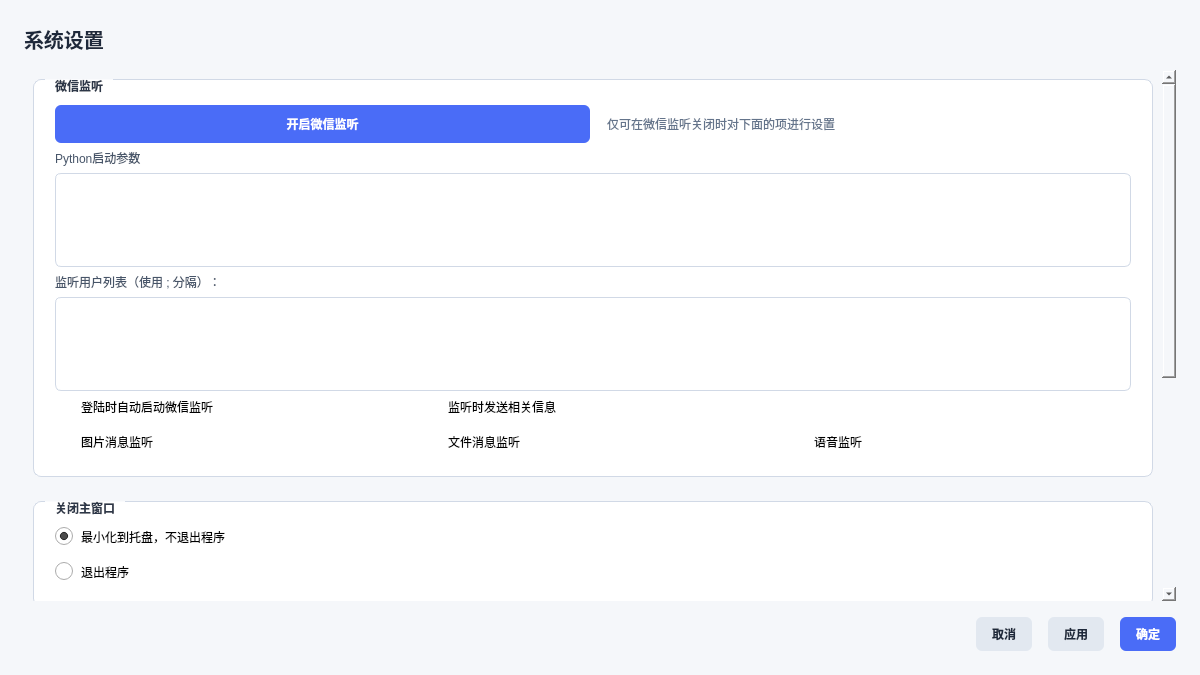
<?xml version="1.0" encoding="UTF-8"?>
<ui version="4.0">
 <class>Settings</class>
 <widget class="QWidget" name="Settings">
  <property name="geometry">
   <rect>
    <x>0</x>
    <y>0</y>
    <width>1200</width>
    <height>675</height>
   </rect>
  </property>
  <property name="minimumSize">
   <size>
    <width>900</width>
    <height>600</height>
   </size>
  </property>
  <property name="windowTitle">
   <string>系统设置</string>
  </property>
  <property name="styleSheet">
   <string notr="true">QWidget {
    background-color: #f5f7fa;
    font-family: 'Segoe UI', 'Microsoft YaHei', sans-serif;
}
QGroupBox {
    border: 1px solid #d1d9e6;
    border-radius: 8px;
    margin-top: 1.5em;
    padding: 16px 12px;
    font-weight: 600;
    color: #2d3748;
    background-color: white;
}
QGroupBox::title {
    subcontrol-origin: margin;
    subcontrol-position: top left;
    left: 12px;
    padding: 0 8px;
}
QPushButton {
    background-color: #4a6cf7;
    color: white;
    border-radius: 6px;
    padding: 8px 16px;
    border: none;
    font-weight: 500;
}
QPushButton:hover {
    background-color: #3a5aeb;
}
QPushButton#pushButton_5 {
    background-color: #e2e8f0;
    color: #1e293b;
}
QPushButton#pushButton_5:hover {
    background-color: #cbd5e1;
}
QPushButton#pushButton_6 {
    background-color: #e2e8f0;
    color: #1e293b;
}
QPushButton#pushButton_6:hover {
    background-color: #cbd5e1;
}
QScrollArea {
    border: none;
}
QPlainTextEdit, QLineEdit {
    border: 1px solid #d1d9e6;
    border-radius: 6px;
    padding: 8px 12px;
    background-color: white;
}
QPlainTextEdit:focus, QLineEdit:focus {
    border: 1px solid #93c5fd;
    outline: none;
}
QCheckBox, QRadioButton {
    spacing: 8px;
}
QCheckBox::indicator, QRadioButton::indicator {
    width: 18px;
    height: 18px;
}
QLabel {
    color: #475569;
}

QPlainTextEdit:disabled {
    background-color: #f0f0f0;
    color: #a0a0a0;
    border: 1px solid #d1d9e6;
}

QLabel:disabled {
    color: #a0a0a0;
}

QCheckBox:disabled {
    color: #a0a0a0;
}

</string>
  </property>
  <layout class="QVBoxLayout" name="verticalLayout">
   <property name="spacing">
    <number>16</number>
   </property>
   <property name="leftMargin">
    <number>24</number>
   </property>
   <property name="topMargin">
    <number>24</number>
   </property>
   <property name="rightMargin">
    <number>24</number>
   </property>
   <property name="bottomMargin">
    <number>24</number>
   </property>
   <item>
    <widget class="QLabel" name="label_8">
     <property name="styleSheet">
      <string notr="true">font-size: 20px;
font-weight: bold;
color: #1e293b;
background: transparent;
</string>
     </property>
     <property name="text">
      <string>系统设置</string>
     </property>
    </widget>
   </item>
   <item>
    <widget class="QScrollArea" name="scrollArea">
     <property name="frameShape">
      <enum>QFrame::Shape::NoFrame</enum>
     </property>
     <property name="widgetResizable">
      <bool>true</bool>
     </property>
     <widget class="QWidget" name="scrollAreaWidgetContents">
      <property name="geometry">
       <rect>
        <x>0</x>
        <y>0</y>
        <width>1135</width>
        <height>1133</height>
       </rect>
      </property>
      <layout class="QVBoxLayout" name="verticalLayout_2">
       <property name="spacing">
        <number>24</number>
       </property>
       <item>
        <widget class="QGroupBox" name="groupBox">
         <property name="title">
          <string>微信监听</string>
         </property>
         <layout class="QVBoxLayout" name="verticalLayout_3">
          <item>
           <layout class="QHBoxLayout" name="horizontalLayout_6">
            <item>
             <widget class="QPushButton" name="pushButton">
              <property name="styleSheet">
               <string notr="true">padding: 10px;</string>
              </property>
              <property name="text">
               <string>开启微信监听</string>
              </property>
             </widget>
            </item>
            <item>
             <widget class="QLabel" name="label_9">
              <property name="styleSheet">
               <string notr="true">color: #64748b; 
font-size: 12px;
margin-left: 8px;

background: transparent;
                </string>
              </property>
              <property name="text">
               <string>仅可在微信监听关闭时对下面的项进行设置</string>
              </property>
             </widget>
            </item>
           </layout>
          </item>
          <item>
           <widget class="QLabel" name="label">
            <property name="styleSheet">
             <string notr="true">background: transparent;</string>
            </property>
            <property name="text">
             <string>Python启动参数</string>
            </property>
           </widget>
          </item>
          <item>
           <widget class="QPlainTextEdit" name="plainTextEdit"/>
          </item>
          <item>
           <widget class="QLabel" name="label_2">
            <property name="styleSheet">
             <string notr="true">background: transparent;
</string>
            </property>
            <property name="text">
             <string>监听用户列表（使用 ; 分隔）：</string>
            </property>
           </widget>
          </item>
          <item>
           <widget class="QPlainTextEdit" name="plainTextEdit_2"/>
          </item>
          <item>
           <layout class="QGridLayout" name="gridLayout">
            <property name="horizontalSpacing">
             <number>24</number>
            </property>
            <property name="verticalSpacing">
             <number>16</number>
            </property>
            <item row="0" column="0">
             <widget class="QCheckBox" name="checkBox">
              <property name="styleSheet">
               <string notr="true">background: transparent;</string>
              </property>
              <property name="text">
               <string>登陆时自动启动微信监听</string>
              </property>
             </widget>
            </item>
            <item row="0" column="1">
             <widget class="QCheckBox" name="checkBox_2">
              <property name="styleSheet">
               <string notr="true">background: transparent;</string>
              </property>
              <property name="text">
               <string>监听时发送相关信息</string>
              </property>
             </widget>
            </item>
            <item row="1" column="0">
             <widget class="QCheckBox" name="checkBox_3">
              <property name="styleSheet">
               <string notr="true">background: transparent;</string>
              </property>
              <property name="text">
               <string>图片消息监听</string>
              </property>
             </widget>
            </item>
            <item row="1" column="1">
             <widget class="QCheckBox" name="checkBox_4">
              <property name="styleSheet">
               <string notr="true">background: transparent;</string>
              </property>
              <property name="text">
               <string>文件消息监听</string>
              </property>
             </widget>
            </item>
            <item row="1" column="2">
             <widget class="QCheckBox" name="checkBox_5">
              <property name="styleSheet">
               <string notr="true">background: transparent;</string>
              </property>
              <property name="text">
               <string>语音监听</string>
              </property>
             </widget>
            </item>
           </layout>
          </item>
         </layout>
        </widget>
       </item>
       <item>
        <widget class="QGroupBox" name="groupBox_2">
         <property name="title">
          <string>关闭主窗口</string>
         </property>
         <layout class="QVBoxLayout" name="verticalLayout_4">
          <property name="spacing">
           <number>16</number>
          </property>
          <item>
           <widget class="QRadioButton" name="radioButton">
            <property name="styleSheet">
             <string notr="true">background: rgb(255, 255, 255);</string>
            </property>
            <property name="text">
             <string>最小化到托盘，不退出程序</string>
            </property>
            <property name="checked">
             <bool>true</bool>
            </property>
           </widget>
          </item>
          <item>
           <widget class="QRadioButton" name="radioButton_2">
            <property name="styleSheet">
             <string notr="true">background: rgb(255, 255, 255);</string>
            </property>
            <property name="text">
             <string>退出程序</string>
            </property>
           </widget>
          </item>
         </layout>
        </widget>
       </item>
       <item>
        <widget class="QGroupBox" name="groupBox_3">
         <property name="title">
          <string>大模型API</string>
         </property>
         <layout class="QVBoxLayout" name="verticalLayout_5">
          <property name="spacing">
           <number>16</number>
          </property>
          <item>
           <layout class="QHBoxLayout" name="horizontalLayout">
            <item>
             <widget class="QLabel" name="label_3">
              <property name="styleSheet">
               <string notr="true">background: transparent;</string>
              </property>
              <property name="text">
               <string>硅基流动API（用于图片和文本解析）</string>
              </property>
             </widget>
            </item>
            <item>
             <widget class="QLineEdit" name="lineEdit"/>
            </item>
           </layout>
          </item>
          <item>
           <layout class="QHBoxLayout" name="horizontalLayout_2">
            <item>
             <widget class="QLabel" name="label_4">
              <property name="styleSheet">
               <string notr="true">background: transparent;</string>
              </property>
              <property name="text">
               <string>Dify API（用于文档解析）</string>
              </property>
             </widget>
            </item>
            <item>
             <widget class="QLineEdit" name="lineEdit_2"/>
            </item>
           </layout>
          </item>
         </layout>
        </widget>
       </item>
       <item>
        <widget class="QGroupBox" name="groupBox_5">
         <property name="title">
          <string>提醒设置</string>
         </property>
         <layout class="QHBoxLayout" name="horizontalLayout_5">
          <property name="spacing">
           <number>24</number>
          </property>
          <item>
           <widget class="QCheckBox" name="checkBox_6">
            <property name="styleSheet">
             <string notr="true">background: transparent;</string>
            </property>
            <property name="text">
             <string>开始前15分钟提醒</string>
            </property>
           </widget>
          </item>
          <item>
           <widget class="QCheckBox" name="checkBox_7">
            <property name="styleSheet">
             <string notr="true">background: transparent;</string>
            </property>
            <property name="text">
             <string>开始时提醒</string>
            </property>
           </widget>
          </item>
         </layout>
        </widget>
       </item>
       <item>
        <widget class="QGroupBox" name="groupBox_4">
         <property name="title">
          <string>快捷键设置</string>
         </property>
         <layout class="QGridLayout" name="gridLayout_2">
          <property name="horizontalSpacing">
           <number>24</number>
          </property>
          <property name="verticalSpacing">
           <number>16</number>
          </property>
          <item row="0" column="0">
           <widget class="QLabel" name="label_5">
            <property name="styleSheet">
             <string notr="true">background: transparent;</string>
            </property>
            <property name="text">
             <string>添加事件</string>
            </property>
           </widget>
          </item>
          <item row="0" column="2">
           <widget class="QLabel" name="label_6">
            <property name="styleSheet">
             <string notr="true">background: transparent;</string>
            </property>
            <property name="text">
             <string>上一个事件</string>
            </property>
           </widget>
          </item>
          <item row="0" column="5">
           <widget class="QPushButton" name="pushButton_4">
            <property name="styleSheet">
             <string notr="true">background-color: #e2e8f0;
color: #1e293b;</string>
            </property>
            <property name="text">
             <string>Page Down</string>
            </property>
           </widget>
          </item>
          <item row="0" column="4">
           <widget class="QLabel" name="label_7">
            <property name="styleSheet">
             <string notr="true">background: transparent;</string>
            </property>
            <property name="text">
             <string>下一个事件</string>
            </property>
           </widget>
          </item>
          <item row="0" column="3">
           <widget class="QPushButton" name="pushButton_3">
            <property name="styleSheet">
             <string notr="true">background-color: #e2e8f0;
color: #1e293b;</string>
            </property>
            <property name="text">
             <string>Page Up</string>
            </property>
           </widget>
          </item>
          <item row="0" column="1">
           <widget class="QPushButton" name="pushButton_2">
            <property name="styleSheet">
             <string notr="true">background-color: #e2e8f0;
color: #1e293b;</string>
            </property>
            <property name="text">
             <string>Ctrl+Alt+N</string>
            </property>
           </widget>
          </item>
         </layout>
        </widget>
       </item>
      </layout>
     </widget>
    </widget>
   </item>
   <item>
    <layout class="QHBoxLayout" name="horizontalLayout_3">
     <item>
      <spacer name="horizontalSpacer">
       <property name="orientation">
        <enum>Qt::Orientation::Horizontal</enum>
       </property>
       <property name="sizeHint" stdset="0">
        <size>
         <width>40</width>
         <height>20</height>
        </size>
       </property>
      </spacer>
     </item>
     <item>
      <widget class="QPushButton" name="pushButton_5">
       <property name="text">
        <string>取消</string>
       </property>
      </widget>
     </item>
     <item>
      <widget class="QPushButton" name="pushButton_6">
       <property name="text">
        <string>应用</string>
       </property>
      </widget>
     </item>
     <item>
      <widget class="QPushButton" name="pushButton_7">
       <property name="text">
        <string>确定</string>
       </property>
      </widget>
     </item>
    </layout>
   </item>
  </layout>
 </widget>
 <resources/>
 <connections/>
</ui>
